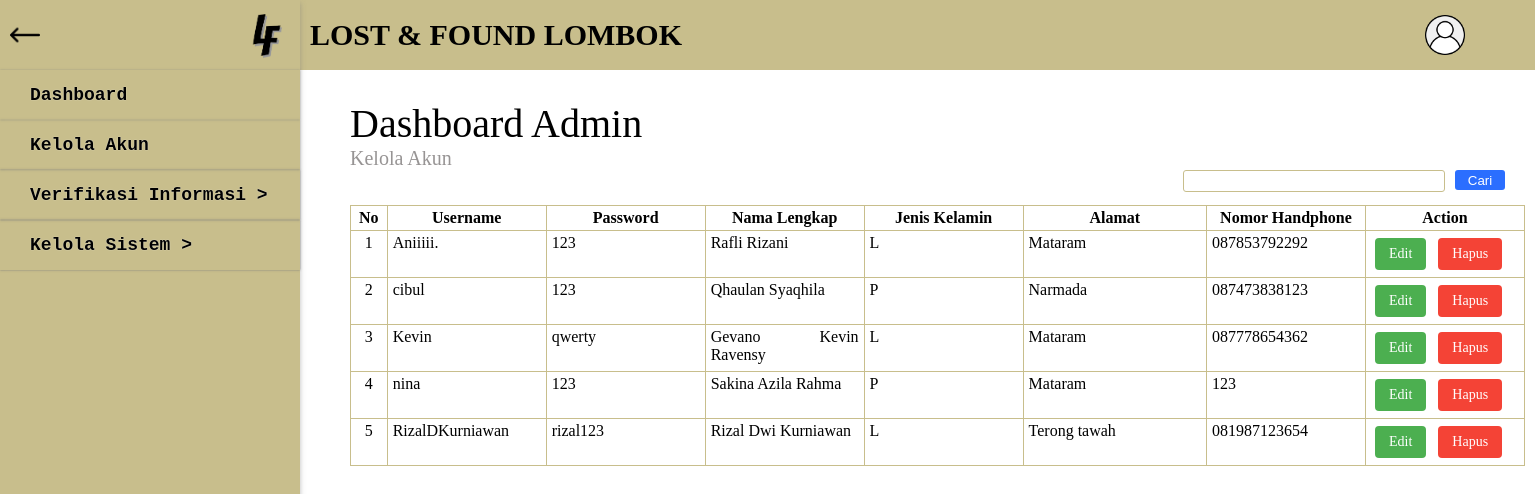
Page /Admin/PHP/akun.php (signed in) on the earlier database version.
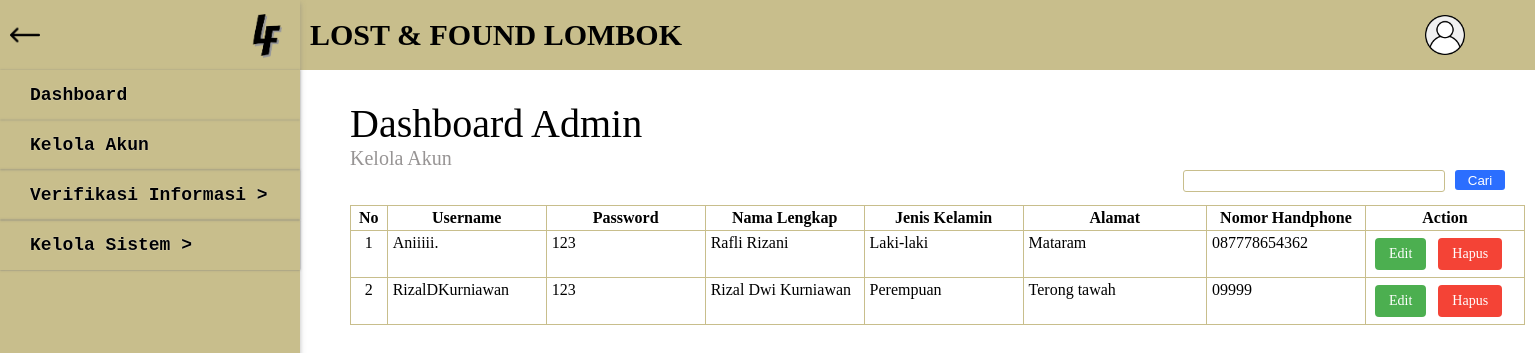
Same page on the later database version.
### tables this page shows
CREATE TABLE `akun` (
  `username` varchar(255) NOT NULL,
  `password` varchar(255) NOT NULL,
  `namaLengkap` varchar(255) NOT NULL,
  `jenisKelamin` enum('Laki-laki','Perempuan') NOT NULL,
  `alamat` text NOT NULL,
  `noHP` varchar(15) NOT NULL
);

### Admin/PHP/akun.php (the view, shortened to what this page needs)
<?php
require_once 'header.php';
include 'config.php';
$query_select = "SELECT * FROM akun";
$result_select = mysqli_query($conn, $query_select);
?>
<!DOCTYPE html>
<html lang="en">
<head>
    <link rel="stylesheet" href="../CSS/akun.css">
</head>
<body>
    <div class="container">
        <div class="content">
            <div class="content-top">
                <p class="judul-content">Dashboard Admin</p>
                <p class="child-judul">Kelola Akun</p>
                <form action="/index">
                    <input type="text" name="" id="" class="cari">
                    <input type="submit" value="Cari">
                </form>
                <table class="table">
                    <tr>
                        <th>No</th>
                        <th>Username</th>
                        <th>Password</th>
                        <th>Nama Lengkap</th>
                        <th>Jenis Kelamin</th>
                        <th>Alamat</th>
                        <th>Nomor Handphone</th>
                        <th>Action</th>
                    </tr>
                    <?php $i=1;
                    while($row = mysqli_fetch_assoc($result_select)): ?>
                    <tr data-id="<?= htmlspecialchars($row['username']) ?>">
                        <td><?php echo $i ?></td>
                        <td><?= htmlspecialchars($row['username']) ?></td>
                        <td><?= htmlspecialchars($row['password']) ?></td>
                        <td><?= htmlspecialchars($row['namaLengkap']) ?></td>
                        <td><?= htmlspecialchars($row['jenisKelamin']) ?></td>
                        <td><?= htmlspecialchars($row['alamat']) ?></td>
                        <td><?= htmlspecialchars($row['noHP']) ?></td>
                        <td>
                            <button type="button">Edit</button>
                            <button type="button">Hapus</button>
                        </td>
                    </tr>
                    <?php $i++; endwhile; ?>
                </table>
            </div>
        </div>
    </div>
</body>
</html>

### Admin/PHP/header.php (shortened to what this page needs)
<!DOCTYPE html>
<html lang="en">
<head>
    <link rel="stylesheet" href="../CSS/dashboard.css">
</head>
<body>
<div class="container">
    <div class="header">
        <div class="header-left">
            <div class="judul-header">
                <p class="judul-header">Lost & Found Lombok</p>
            </div>
            <div class="header-left-menu">
                <div class="menu-top">
                    <img src="../../PHP/icon/left-arrow.png" alt="" class="close-menu">
                    <img src="../../PHP/image/lofo.png" alt="" class="logo">
                </div>
                <div class="menu-bottom">
                    <ul>
                        <li><a href="dashboard.php">Dashboard</a></li>
                        <li><a href="akun.php">Kelola Akun</a></li>
                        <li class="menu-dropdown"><button>Verifikasi Informasi ></button>
                        </li>
                        <li class="menu-dropdown"><button>Kelola Sistem ></button>
                        </li>
                    </ul>
                </div>
            </div>
        </div>
        <div class="header-right">
            <img src="../PHP/icon/profil.png" alt="Logo">
        </div>
    </div>
    </div>
</body>
</html>

### Admin/CSS/dashboard.css (style rules this page uses)
* { margin: 0; padding: 0; }
.container .header { background-color: rgba(200, 190, 140, 1); display: flex; flex-direction: row; justify-content: space-between; align-items: center; padding: 5px 20px; height: 60px; }
.header .header-left .judul-header { display: flex; justify-content: center; align-items: center; flex-direction: row; gap: 30px; }
.header .header-left .judul-header p { font-size: 30px; margin-left: 230px; text-transform: uppercase; color: black; font-family: Cambria, Cochin, Georgia, Times, 'Times New Roman', serif; font-weight: bold; }
.container .header .header-left img { height: 30px; width: 30px; cursor: pointer; }
.container .header .header-left .header-left-menu { width: 300px; background-color: rgba(200, 190, 140, 1); top: 0; left: 0; position: absolute; display: flex; flex-direction: column; box-shadow: 0 3px 5px rgba(122, 122, 122, .5); height: 100vh; }
.container .header .header-left .header-left-menu .menu-top { display: flex; flex-direction: row; justify-content: space-between; align-items: center; padding: 5px 10px; height: 60px; gap: 75px; background-color: rgba(200, 190, 140, 1); }
.container .header .header-left .header-left-menu .menu-top img { height: 30px; width: 30px; }
.container .header .header-left .header-left-menu .menu-top .logo { height: 50px; width: 50px; }
.container .header .header-right { display: flex; flex-direction: column; justify-content: center; align-items: center; margin-right: 50px; }
.container .header .header-right img { height: 40px; width: 40px; }
.header .header-left-menu .menu-bottom { display: flex; flex-direction: column; background-color: rgba(200, 190, 140, 1); }
.header .header-left-menu .menu-bottom ul { list-style: none; width: 300px; }
.header .header-left-menu .menu-bottom ul li a, .header .header-left-menu .menu-bottom ul li button { font-size: 18px; font-family: 'Courier New', Courier, monospace; font-weight: bold; }
.header .header-left-menu .menu-bottom ul li { height: 50px; width: 300px; line-height: 50px; box-shadow: 0 0 2px rgba(122, 122, 122, .5); }
.header .header-left-menu .menu-bottom ul li button { cursor: pointer; display: block; width: 250px; background-color: transparent; border: none; width: 300px; height: 50px; line-height: 50px; box-shadow: 0 0 2px rgba(122, 122, 122, .5); text-align: left; padding-left: 30px; text-shadow: 0px 0px 1px white; }
.header .header-left-menu .menu-bottom ul li a { display: block; text-decoration: none; width: 250px; color: black; padding-left: 30px; text-shadow: 0px 0px 1px white; }
.header .header-right { cursor: pointer; }
.content { display: flex; flex-direction: column; margin-left: 350px; margin-top: 30px; gap: 5px; transition: margin-left 0.2s; }
.content p.judul-content { font-size: 40px; text-transform: capitalize; }
.content p.child-judul { font-size: 20px; color: rgb(151, 148, 148); text-transform: capitalize; }

Differences in the rows shown:
removed akun: username "cibul", password "123", namaLengkap "Qhaulan Syaqhila", jenisKelamin "P", alamat "Narmada", noHP "087473838123"
removed akun: username "Kevin", password "qwerty", namaLengkap "Gevano Kevin Ravensy", jenisKelamin "L", alamat "Mataram", noHP "087778654362"
removed akun: username "nina", password "123", namaLengkap "Sakina Azila Rahma", jenisKelamin "P", alamat "Mataram", noHP "123"
changed akun "Aniiiii.": jenisKelamin "L" → "Laki-laki"; noHP "087853792292" → "087778654362"
changed akun "RizalDKurniawan": password "rizal123" → "123"; jenisKelamin "L" → "Perempuan"; noHP "081987123654" → "09999"
